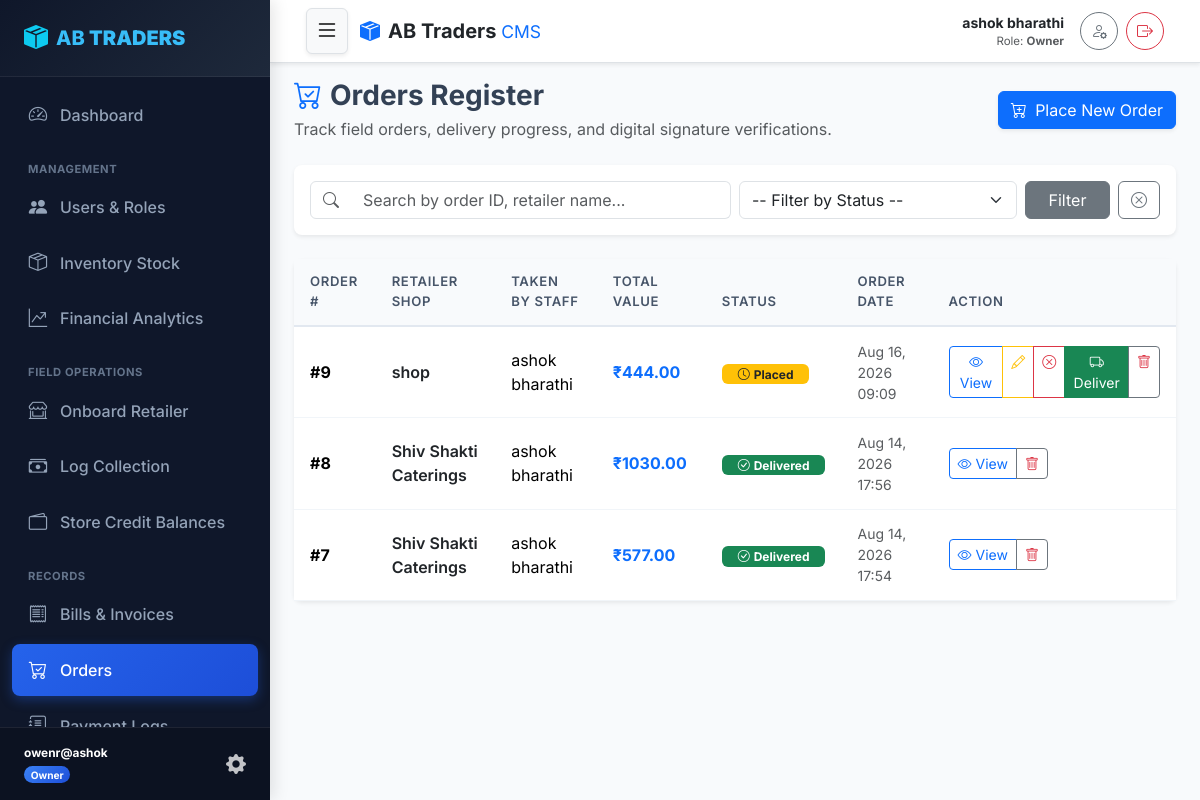
The page /orders/ (signed in) on the database its author committed.
### core/models.py (models this page shows, shortened)
class User(AbstractUser):
    class Role(models.TextChoices):
        SUPERUSER = 'SUPERUSER', 'SuperUser'
        OWNER = 'OWNER', 'Owner'
        STAFF = 'STAFF', 'Staff'
        RETAILER = 'RETAILER', 'Retailer'
    role = models.CharField(max_length=20, choices=Role.choices, default=Role.RETAILER)
    phone_number = models.CharField(max_length=15, unique=True, blank=True, null=True)
    is_locked = models.BooleanField(default=False, help_text="Locked users cannot log in.")
    def is_superuser_role(self):
        return self.role == self.Role.SUPERUSER or self.is_superuser
    def is_owner_role(self):
        return self.role == self.Role.OWNER
    def is_retailer_role(self):
        return self.role == self.Role.RETAILER
    @property
    def display_name(self):
        full_name = self.get_full_name().strip()
        return full_name if full_name else self.username

class Order(models.Model):
    STATUS_CHOICES = (
        ('placed', 'Placed'),
        ('processing', 'Processing'),
        ('delivered', 'Delivered'),
        ('cancelled', 'Cancelled'),
    )
    retailer = models.ForeignKey(RetailerProfile, on_delete=models.CASCADE, related_name='orders')
    taken_by_staff = models.ForeignKey(User, on_delete=models.SET_NULL, null=True, blank=True, related_name='taken_orders')
    status = models.CharField(max_length=20, choices=STATUS_CHOICES, default='placed')
    digital_signature = models.ImageField(upload_to='signatures/', null=True, blank=True)
    order_note = models.TextField(blank=True, null=True)
    delivery_time = models.DateTimeField(null=True, blank=True)
    created_at = models.DateTimeField(auto_now_add=True)
    @property
    def total_amount(self):
        return sum(item.subtotal for item in self.items.all())

class RetailerProfile(models.Model):
    user = models.OneToOneField(User, on_delete=models.CASCADE, related_name='retailer_profile')
    shop_number = models.CharField(max_length=50, unique=True)
    shop_name = models.CharField(max_length=150)
    address = models.TextField()
    credit_balance = models.DecimalField(max_digits=12, decimal_places=2, default=Decimal('0.00'))
    qr_code = models.ImageField(upload_to='qr_codes/', null=True, blank=True)

class OrderItem(models.Model):
    order = models.ForeignKey(Order, on_delete=models.CASCADE, related_name='items')
    item = models.ForeignKey(Item, on_delete=models.CASCADE)
    quantity = models.PositiveIntegerField(default=1)
    price = models.DecimalField(max_digits=10, decimal_places=2)
    @property
    def subtotal(self):
        return Decimal(self.quantity) * self.price

### core/views.py (the view)
# urls.py: path('orders/', views.order_list_view, name='order_list'),
@role_required(['SUPERUSER', 'OWNER', 'STAFF', 'RETAILER'])
def order_list_view(request):
    query = request.GET.get('q', '')
    status_filter = request.GET.get('status', '')
    if request.user.is_retailer_role():
        profile = getattr(request.user, 'retailer_profile', None)
        orders = Order.objects.filter(retailer=profile).order_by('-created_at')
    else:
        orders = Order.objects.select_related('retailer', 'taken_by_staff').order_by('-created_at')
    if query:
        orders = orders.filter(
            Q(id__icontains=query) |
            Q(retailer__shop_name__icontains=query)
        )
    if status_filter:
        orders = orders.filter(status=status_filter)
    return render(request, 'order_list.html', {'orders': orders, 'query': query, 'status_filter': status_filter})

### core/templates/order_list.html (shortened to what this page needs)
{% extends 'base.html' %}
{% block content %}
<div class="d-flex justify-content-between align-items-center mb-4">
    <div>
        <h3 class="fw-bold mb-1"><i class="bi bi-cart-check text-primary me-2"></i>Orders Register</h3>
        <p class="text-muted mb-0">Track field orders, delivery progress, and digital signature verifications.</p>
    </div>
    <div>
        <a href="{% url 'order_create' %}" class="btn btn-primary shadow-sm"><i class="bi bi-cart-plus me-1"></i> Place New Order</a>
    </div>
</div>
<div class="card shadow-sm border-0 rounded-3 mb-4">
    <div class="card-body p-3">
        <form method="get" class="row g-2 align-items-center">
            <div class="col-md-6">
                <div class="input-group">
                    <span class="input-group-text bg-white"><i class="bi bi-search text-muted"></i></span>
                    <input type="text" name="q" value="{{ query }}" class="form-control border-start-0" placeholder="Search by order ID, retailer name...">
                </div>
            </div>
            <div class="col-md-4">
                <select name="status" class="form-select">
                    <option value="">-- Filter by Status --</option>
                </select>
            </div>
            <div class="col-md-2 d-flex gap-2">
                <button type="submit" class="btn btn-secondary w-100">Filter</button>
                <a href="{% url 'order_list' %}" class="btn btn-outline-secondary"><i class="bi bi-x-circle"></i></a>
            </div>
        </form>
    </div>
</div>
<div class="card shadow-sm border-0 rounded-3">
    <div class="table-responsive">
        <table class="table custom-table mb-0">
            <thead>
                <tr>
                    <th>Order #</th>
                    <th>Retailer Shop</th>
                    <th>Taken By Staff</th>
                    <th>Total Value</th>
                    <th>Status</th>
                    <th>Order Date</th>
                    <th>Action</th>
                </tr>
            </thead>
            <tbody>
                {% for o in orders %}
                <tr>
                    <td class="fw-bold">#{{ o.id }}</td>
                    <td class="fw-semibold text-dark">{{ o.retailer.shop_name }}</td>
                    <td>{% if o.taken_by_staff %}{{ o.taken_by_staff.display_name }}{% else %}Direct Retailer Order{% endif %}</td>
                    <td class="fw-bold text-primary">₹{{ o.total_amount }}</td>
                    <td>
                        {% if o.status == 'delivered' %}
                            <span class="badge bg-success px-3 py-1"><i class="bi bi-check-circle me-1"></i>Delivered</span>
                        {% elif o.status == 'processing' %}
                            <span class="badge bg-info px-3 py-1"><i class="bi bi-gear me-1"></i>Processing</span>
                        {% elif o.status == 'placed' %}
                            <span class="badge bg-warning text-dark px-3 py-1"><i class="bi bi-clock me-1"></i>Placed</span>
                        {% else %}
                            <span class="badge bg-secondary px-3 py-1">Cancelled</span>
                        {% endif %}
                    </td>
                    <td class="small text-muted">{{ o.created_at|date:"M d, Y H:i" }}</td>
                    <td>
                        <div class="btn-group btn-group-sm">
                            <a href="{% url 'order_detail' o.pk %}" class="btn btn-outline-primary py-1 px-2" title="View Order Details"><i class="bi bi-eye"></i> View</a>
                            {% if o.status != 'delivered' and o.status != 'cancelled' %}
                                <a href="{% url 'order_edit' o.pk %}" class="btn btn-outline-warning py-1 px-2" title="Edit Order"><i class="bi bi-pencil"></i></a>
                                <a href="{% url 'cancel_order' o.pk %}" class="btn btn-outline-danger py-1 px-2" onclick="return confirm('Cancel Order #{{ o.id }}?');" title="Cancel Order"><i class="bi bi-x-circle"></i></a>
                                {% if not user.is_retailer_role %}
                                <a href="{% url 'deliver_order' o.pk %}" class="btn btn-success py-1 px-2" title="Deliver & Get Signature"><i class="bi bi-truck"></i> Deliver</a>
                                {% endif %}
                            {% endif %}
                            {% if not user.is_retailer_role %}
                                <a href="{% url 'delete_order' o.pk %}" class="btn btn-outline-secondary py-1 px-2 text-danger" onclick="return confirm('Delete Order #{{ o.id }}?');" title="Delete Order"><i class="bi bi-trash"></i></a>
                            {% endif %}
                        </div>
                    </td>
                </tr>
                {% empty %}
                <tr>
                    <td colspan="7" class="text-center text-muted py-4">No orders found matching your query.</td>
                </tr>
                {% endfor %}
            </tbody>
        </table>
    </div>
</div>
{% endblock %}

### core/templates/base.html (shortened to what this page needs)
{% load static %}
<!DOCTYPE html>
<html lang="en">
<head>
    <link href="https://cdn.jsdelivr.net/npm/bootstrap@5.3.2/dist/css/bootstrap.min.css" rel="stylesheet">
    <link rel="stylesheet" href="https://cdn.jsdelivr.net/npm/bootstrap-icons@1.11.2/font/bootstrap-icons.min.css">
    <link rel="stylesheet" href="{% static 'css/styles.css' %}">
</head>
<body>
    <div id="wrapper">
        {% if user.is_authenticated %}
        <aside id="sidebar-wrapper" class="sidebar-sticky">
            <div class="sidebar-heading d-flex align-items-center justify-content-between">
                <a href="{% url 'dashboard' %}" class="text-white text-decoration-none d-flex align-items-center">
                    <i class="bi bi-box-seam-fill me-2 text-info fs-4"></i>
                    <span>AB <strong>TRADERS</strong></span>
                </a>
            </div>
            <div class="list-group list-group-sidebar">
                <a href="{% url 'dashboard' %}" class="sidebar-link {% if request.resolver_match.url_name == 'dashboard' %}active{% endif %}">
                    <i class="bi bi-speedometer2"></i> Dashboard
                </a>
                {% if user.is_superuser_role or user.is_owner_role %}
                <div class="sidebar-section-title">Management</div>
                <a href="{% url 'user_list' %}" class="sidebar-link {% if 'user' in request.resolver_match.url_name %}active{% endif %}">
                    <i class="bi bi-people-fill"></i> Users & Roles
                </a>
                <a href="{% url 'inventory_list' %}" class="sidebar-link {% if 'inventory' in request.resolver_match.url_name or 'item' in request.resolver_match.url_name %}active{% endif %}">
                    <i class="bi bi-box-seam"></i> Inventory Stock
                </a>
                <a href="{% url 'owner_analytics' %}" class="sidebar-link {% if request.resolver_match.url_name == 'owner_analytics' %}active{% endif %}">
                    <i class="bi bi-graph-up-arrow"></i> Financial Analytics
                </a>
                {% endif %}
                {% if user.is_superuser_role or user.is_owner_role or user.is_staff_role %}
                <div class="sidebar-section-title">Field Operations</div>
                <a href="{% url 'onboard_retailer' %}" class="sidebar-link {% if request.resolver_match.url_name == 'onboard_retailer' %}active{% endif %}">
                    <i class="bi bi-shop-window"></i> Onboard Retailer
                </a>
                <a href="{% url 'log_collection' %}" class="sidebar-link {% if request.resolver_match.url_name == 'log_collection' %}active{% endif %}">
                    <i class="bi bi-cash-stack"></i> Log Collection
                </a>
                <a href="{% url 'credit_balances' %}" class="sidebar-link {% if request.resolver_match.url_name == 'credit_balances' %}active{% endif %}">
                    <i class="bi bi-wallet2"></i> Store Credit Balances
                </a>
                {% endif %}
                <div class="sidebar-section-title">Records</div>
                <a href="{% url 'bill_list' %}" class="sidebar-link {% if 'bill' in request.resolver_match.url_name %}active{% endif %}">
                    <i class="bi bi-receipt"></i> Bills & Invoices
                </a>
                <a href="{% url 'order_list' %}" class="sidebar-link {% if 'order' in request.resolver_match.url_name %}active{% endif %}">
                    <i class="bi bi-cart-check"></i> Orders
                </a>
                <a href="{% url 'collections_list' %}" class="sidebar-link {% if request.resolver_match.url_name == 'collections_list' %}active{% endif %}">
                    <i class="bi bi-journal-text"></i> Payment Logs
                </a>
            </div>
            <div class="sidebar-footer">
                <div class="d-flex align-items-center justify-content-between">
                    <div>
                        <div class="fw-bold text-white small text-truncate" style="max-width: 150px;">{{ user.username }}</div>
                        <span class="badge
                            {% if user.is_superuser_role %}badge-superuser
                            {% elif user.is_owner_role %}badge-owner
                            {% elif user.is_staff_role %}badge-staff
                            {% else %}badge-retailer{% endif %} rounded-pill mt-1">
                            {{ user.get_role_display }}
                        </span>
                    </div>
                    <a href="{% url 'profile' %}" class="text-white opacity-75 hover-opacity-100" title="My Profile"><i class="bi bi-gear-fill fs-5"></i></a>
                </div>
            </div>
        </aside>
        {% endif %}
        <div id="page-content-wrapper">
            {% if user.is_authenticated %}
            <nav class="navbar top-navbar sticky-top bg-white border-bottom shadow-sm py-2">
                <div class="container-fluid px-3 d-flex align-items-center justify-content-between flex-nowrap">
                    <div class="d-flex align-items-center gap-2">
                        <button type="button" class="btn btn-light me-1 shadow-sm border p-1 px-2" id="sidebarToggle" onclick="toggleSidebarMenu(event)" title="Toggle Navigation Menu">
                            <i class="bi bi-list fs-4"></i>
                        </button>
                        <a class="navbar-brand fw-extrabold text-dark d-flex align-items-center mb-0 me-0 me-md-3" href="{% url 'dashboard' %}">
                            <i class="bi bi-box-seam-fill me-2 text-primary"></i>
                            <span class="fw-bold fs-5 d-none d-sm-inline">AB Traders <span class="text-primary fw-normal small">CMS</span></span>
                        </a>
                    </div>
                    <div class="d-flex align-items-center gap-2">
                        <div class="text-end me-1 me-md-2 d-none d-sm-block">
                            <div class="fw-bold text-dark small text-truncate" style="max-width: 150px;">{{ user.display_name }}</div>
                            <div class="text-muted" style="font-size: 0.72rem;">Role: <strong>{{ user.get_role_display }}</strong></div>
                        </div>
                        <a href="{% url 'profile' %}" class="btn btn-outline-secondary btn-sm rounded-circle p-0 d-flex align-items-center justify-content-center" style="width: 38px; height: 38px;" title="My Profile">
                            <i class="bi bi-person-gear fs-6"></i>
                        </a>
                        <a href="{% url 'logout' %}" class="btn btn-outline-danger btn-sm rounded-circle p-0 d-flex align-items-center justify-content-center" style="width: 38px; height: 38px;" title="Logout">
                            <i class="bi bi-box-arrow-right fs-6"></i>
                        </a>
                    </div>
                </div>
            </nav>
            {% endif %}
            <div class="container-fluid px-3 px-md-4 pt-3">
                {% block content %}{% endblock %}
            </div>
        </div>
    </div>
</body>
</html>

### rows shown on the page
User: username "owenr@ashok", role "Owner", display_name "ashok bharathi"
Order: id "9", retailer.shop_name "shop", taken_by_staff.display_name "ashok bharathi", total_amount "444.00", status "placed" (drawn), created_at "Aug 16, 2026 09:09", shows "Deliver"
Order: id "8", retailer.shop_name "Shiv Shakti Caterings", taken_by_staff.display_name "ashok bharathi", total_amount "1030.00", status "delivered" (drawn), created_at "Aug 14, 2026 17:56"
Order: id "7", retailer.shop_name "Shiv Shakti Caterings", taken_by_staff.display_name "ashok bharathi", total_amount "577.00", status "delivered" (drawn), created_at "Aug 14, 2026 17:54"
